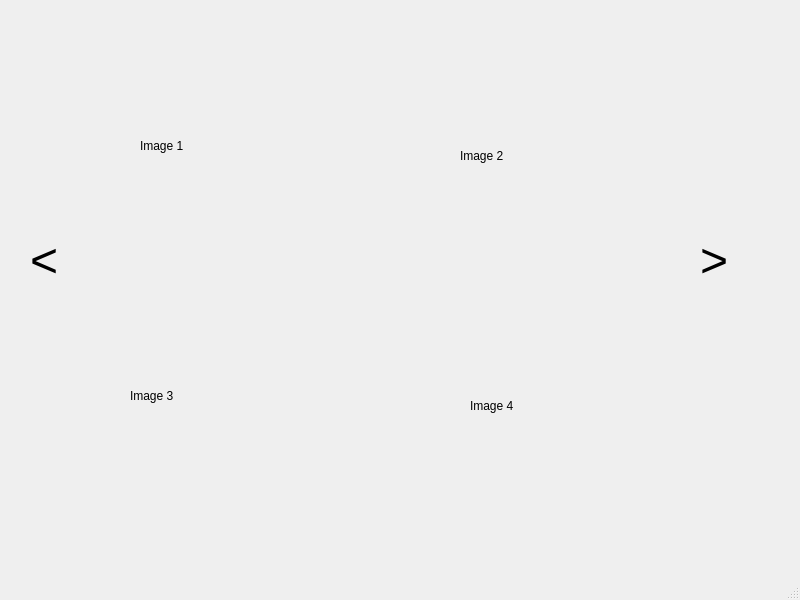
<?xml version="1.0" encoding="UTF-8"?>
<ui version="4.0">
 <class>MainWindow</class>
 <widget class="QMainWindow" name="MainWindow">
  <property name="geometry">
   <rect>
    <x>0</x>
    <y>0</y>
    <width>800</width>
    <height>600</height>
   </rect>
  </property>
  <property name="windowTitle">
   <string>MainWindow</string>
  </property>
  <widget class="QWidget" name="centralwidget">
   <widget class="QLabel" name="img1">
    <property name="geometry">
     <rect>
      <x>140</x>
      <y>50</y>
      <width>191</width>
      <height>191</height>
     </rect>
    </property>
    <property name="text">
     <string>Image 1</string>
    </property>
   </widget>
   <widget class="QLabel" name="img2">
    <property name="geometry">
     <rect>
      <x>460</x>
      <y>60</y>
      <width>191</width>
      <height>191</height>
     </rect>
    </property>
    <property name="text">
     <string>Image 2</string>
    </property>
   </widget>
   <widget class="QLabel" name="img4">
    <property name="geometry">
     <rect>
      <x>470</x>
      <y>310</y>
      <width>171</width>
      <height>191</height>
     </rect>
    </property>
    <property name="text">
     <string>Image 4</string>
    </property>
   </widget>
   <widget class="QLabel" name="img3">
    <property name="geometry">
     <rect>
      <x>130</x>
      <y>300</y>
      <width>191</width>
      <height>191</height>
     </rect>
    </property>
    <property name="text">
     <string>Image 3</string>
    </property>
   </widget>
   <widget class="QLabel" name="arrow_right">
    <property name="geometry">
     <rect>
      <x>700</x>
      <y>170</y>
      <width>51</width>
      <height>181</height>
     </rect>
    </property>
    <property name="font">
     <font>
      <pointsize>36</pointsize>
     </font>
    </property>
    <property name="text">
     <string>&gt;</string>
    </property>
   </widget>
   <widget class="QLabel" name="arrow_right_2">
    <property name="geometry">
     <rect>
      <x>30</x>
      <y>170</y>
      <width>51</width>
      <height>181</height>
     </rect>
    </property>
    <property name="font">
     <font>
      <pointsize>36</pointsize>
     </font>
    </property>
    <property name="text">
     <string>&lt;</string>
    </property>
   </widget>
  </widget>
  <widget class="QMenuBar" name="menubar">
   <property name="geometry">
    <rect>
     <x>0</x>
     <y>0</y>
     <width>800</width>
     <height>26</height>
    </rect>
   </property>
  </widget>
  <widget class="QStatusBar" name="statusbar"/>
 </widget>
 <resources/>
 <connections/>
</ui>
